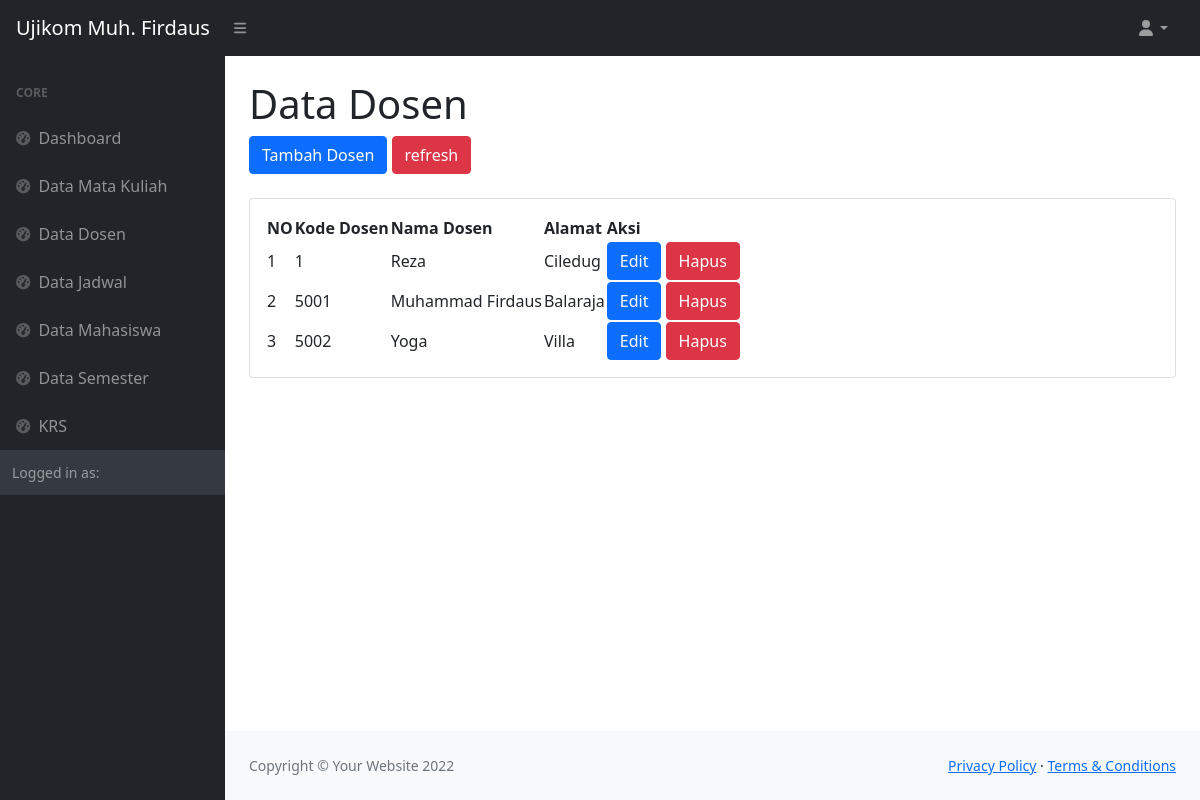
Page /pelatihanujikom/dosen/index.php on the committed database.
### tables this page shows
CREATE TABLE `tbl_dosen` (
  `kd_dosen` int(11) NOT NULL,
  `nama` varchar(50) NOT NULL,
  `alamat` text NOT NULL
);

### pelatihanujikom/koneksi.php (called while the page is built, shortened)
<?php
class koneksi{
   public $koneksi;
   function __construct(){
       $this->koneksi=mysqli_connect("localhost","root","","db_pelatihan27");
   }
   function get_dosen(){
    $data=$this->koneksi->query("select * from tbl_dosen");
    return $data;
	}
}
 $data=new koneksi();

### pelatihanujikom/dosen/index.php (the view, shortened to what this page needs)
<?php
include '../koneksi.php';
?>
<!DOCTYPE html>
<html lang="en">
<head>
    <link href="https://cdn.jsdelivr.net/npm/simple-datatables@latest/dist/style.css" rel="stylesheet" />
    <link href="../css/styles.css" rel="stylesheet" />
</head>
<body class="sb-nav-fixed">
    <nav class="sb-topnav navbar navbar-expand navbar-dark bg-dark">
        <a class="navbar-brand ps-3" href="index.html">Ujikom Muh. Firdaus</a>
        <button class="btn btn-link btn-sm order-1 order-lg-0 me-4 me-lg-0" id="sidebarToggle" href="#!"><i class="fas fa-bars"></i></button>
        <ul class="navbar-nav ms-auto ms-md-0 me-3 me-lg-4">
            <li class="nav-item dropdown">
                <a class="nav-link dropdown-toggle" id="navbarDropdown" href="#" role="button" data-bs-toggle="dropdown" aria-expanded="false"><i class="fas fa-user fa-fw"></i></a>
            </li>
        </ul>
    </nav>
    <div id="layoutSidenav">
        <div id="layoutSidenav_nav">
            <nav class="sb-sidenav accordion sb-sidenav-dark" id="sidenavAccordion">
                <div class="sb-sidenav-menu">
                    <div class="nav">
                        <div class="sb-sidenav-menu-heading">Core</div>
                        <a class="nav-link" href="../index.php">
                            <div class="sb-nav-link-icon">
                                <i class="fas fa-tachometer-alt"></i>
                            </div>
                            Dashboard
                        </a>
                        <a class="nav-link" href="../matkul">
                            <div class="sb-nav-link-icon">
                                <i class="fas fa-tachometer-alt"></i>
                            </div>
                            Data Mata Kuliah
                        </a>
                        <a class="nav-link" href="../dosen">
                            <div class="sb-nav-link-icon">
                                <i class="fas fa-tachometer-alt"></i>
                            </div>
                            Data Dosen
                        </a>
                        <a class="nav-link" href="index.html">
                            <div class="sb-nav-link-icon">
                                <i class="fas fa-tachometer-alt"></i>
                            </div>
                            Data Jadwal
                        </a>
                        <a class="nav-link" href="index.html">
                            <div class="sb-nav-link-icon">
                                <i class="fas fa-tachometer-alt"></i>
                            </div>
                            Data Mahasiswa
                        </a>
                        <a class="nav-link" href="index.html">
                            <div class="sb-nav-link-icon">
                                <i class="fas fa-tachometer-alt"></i>
                            </div>
                            Data Semester
                        </a>
                        <a class="nav-link" href="index.html">
                            <div class="sb-nav-link-icon">
                                <i class="fas fa-tachometer-alt"></i>
                            </div>
                            KRS
                        </a>
                        <div class="sb-sidenav-footer">
                            <div class="small">Logged in as: <?php echo $_SESSION['username'] ?> </div>
                        </div>
            </nav>
        </div>
        <div id="layoutSidenav_content">
            <main>
                <div class="container-fluid px-4">
                    <h1 class="mt-4">Data Dosen</h1>
                    <button type="submit" class="btn btn-primary" data-bs-toggle="modal" data-bs-target="#myModal">
                        Tambah Dosen
                    </button>
                    <a href="index.php" class="btn btn-danger">refresh</a>
                    <br>
                    <br>
                    <div class="card mb-4">
                        <div class="card-body">
                            <table id="datatablesSimple">
                                <thead>
                                    <tr>
                                        <th>NO</th>
                                        <th>Kode Dosen</th>
                                        <th>Nama Dosen</th>
                                        <th>Alamat</th>
                                        <th>Aksi</th>
                                    </tr>
                                </thead>
                                <tbody>
                                    <?php
                                    $i = 1;
                                    $data_dosen = $data->get_dosen();
                                    while ($record = $data_dosen->fetch_array()) { ?>
                                        <tr>
                                            <td><?php echo $i++ ?></td>
                                            <td><?php echo $record['kd_dosen'] ?></td>
                                            <td><?php echo $record['nama'] ?></td>
                                            <td><?php echo $record['alamat'] ?></td>
                                            <td>
                                                <a class="btn btn-primary" href="edit.php?kd_dosen=<?php echo $record['kd_dosen'] ?>">Edit</a>
                                                <a class="btn btn-danger" href="hapus.php?kd_dosen=<?php echo $record['kd_dosen'] ?>">Hapus</a>
                                            </td>
                                        </tr>
                                    <?php }
                                    ?>
                                </tbody>
                            </table>
                        </div>
                    </div>
                </div>
            </main>
            <footer class="py-4 bg-light mt-auto">
                <div class="container-fluid px-4">
                    <div class="d-flex align-items-center justify-content-between small">
                        <div class="text-muted">Copyright &copy; Your Website 2022</div>
                        <div>
                            <a href="#">Privacy Policy</a>
                            &middot;
                            <a href="#">Terms &amp; Conditions</a>
                        </div>
                    </div>
                </div>
            </footer>
        </div>
    </div>
</body>
</html>

### rows in the picture
tbl_dosen: kd_dosen "1", nama "Reza", alamat "Ciledug"
tbl_dosen: kd_dosen "5001", nama "Muhammad Firdaus", alamat "Balaraja"
tbl_dosen: kd_dosen "5002", nama "Yoga", alamat "Villa"
